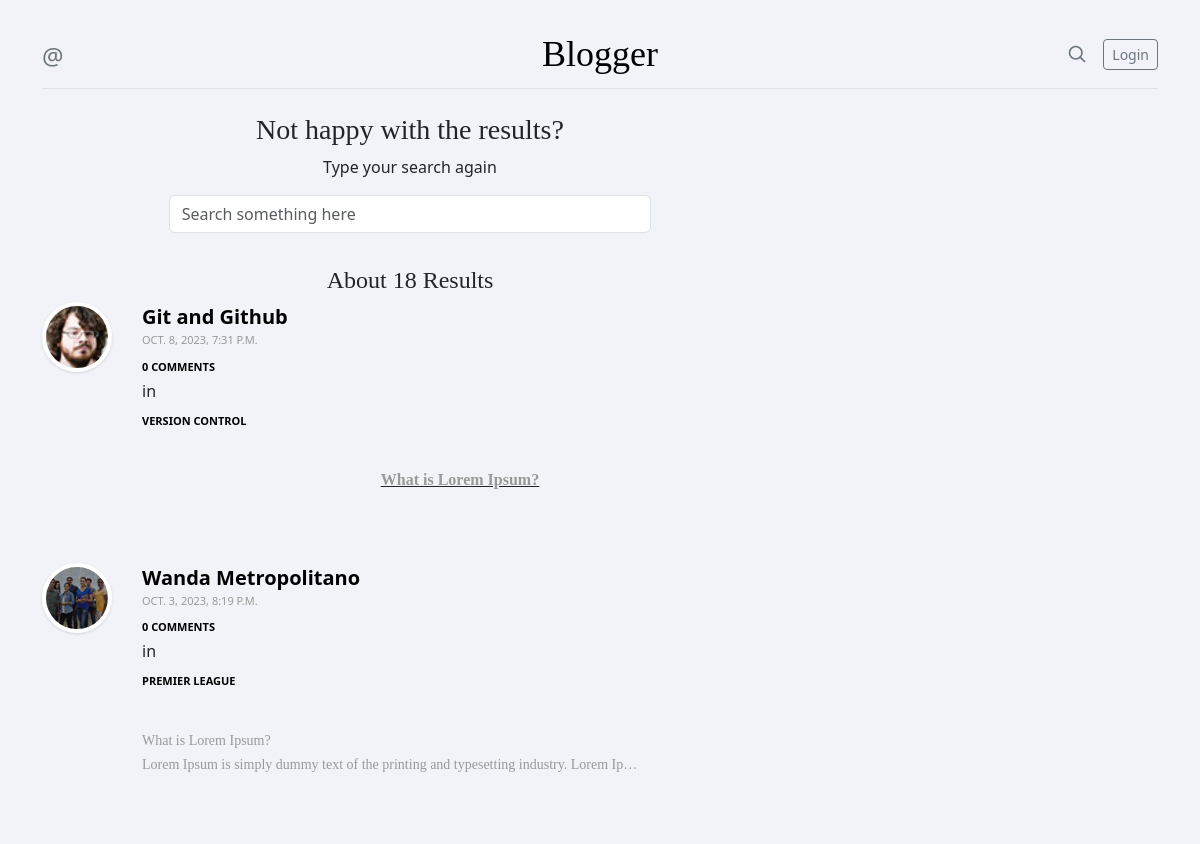
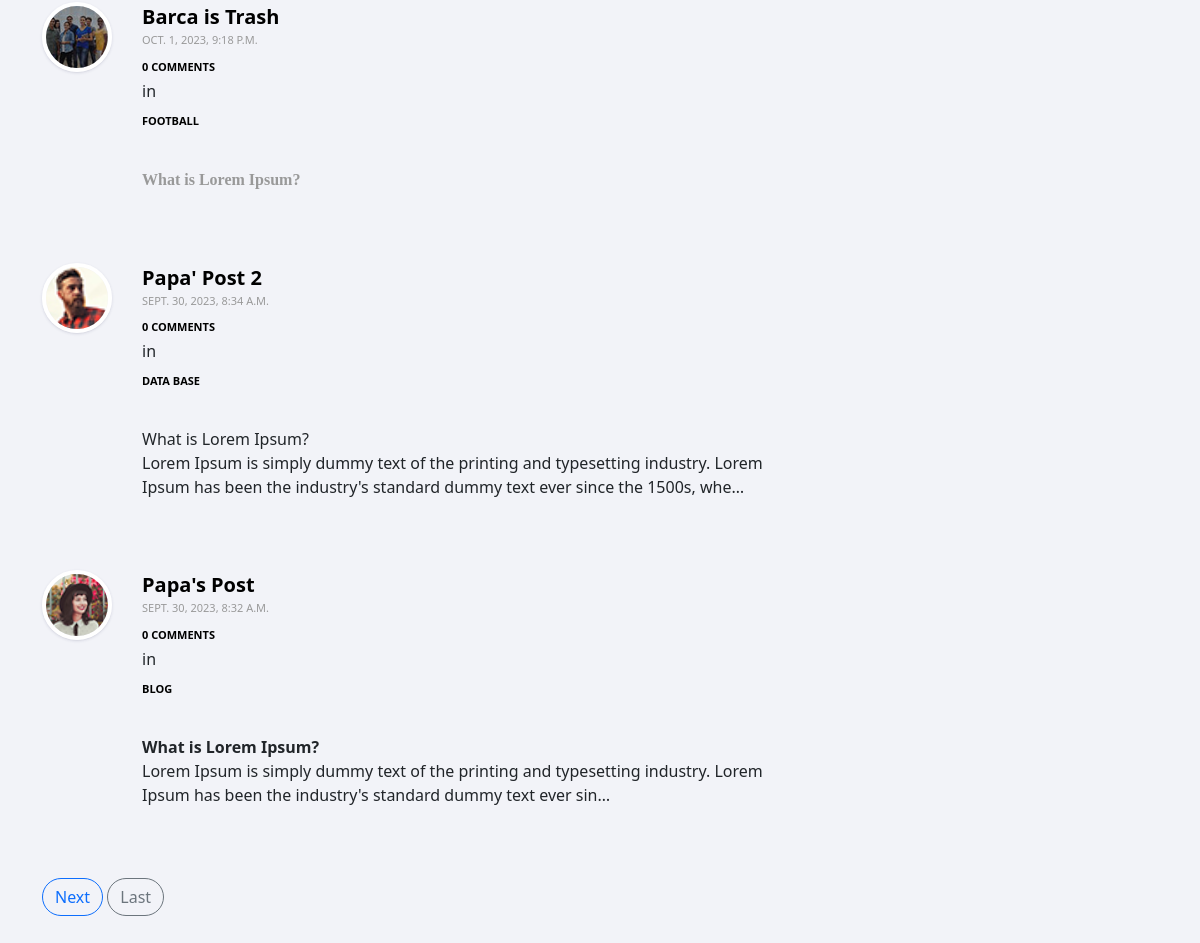
The app's page /search/ with its own data (2 pictures, top to bottom).
### blog/models.py (models this page shows, shortened)
class Post(models.Model):
    id = models.UUIDField(primary_key=True, default=uuid.uuid4)
    author = models.ForeignKey(User, on_delete=models.CASCADE)
    title = models.CharField(max_length=100)
    category = models.ForeignKey(Category, on_delete=models.CASCADE)
    image = models.ImageField(upload_to='posts')
    files = models.FileField(upload_to='files', blank=True)
    content = RichTextField(config_name='awesome_ckeditor')
    created = models.DateTimeField(auto_now_add=True)
    updated = models.DateTimeField(auto_now=True)
    class Meta:
        ordering = ['-created', '-updated']

class Category(models.Model):
    name = models.CharField(max_length=100)
    def __str__(self):
        return self.name

### user/models.py (models this page shows, shortened)
class Profile(models.Model):
    user = models.OneToOneField(User, on_delete=models.CASCADE)
    name = models.CharField(max_length=100, blank=True)
    id = models.UUIDField(primary_key=True, default=uuid.uuid4)
    avatar = models.ImageField(upload_to='avatar', default='forum-author1.png')
    bio = models.TextField(blank=True)
    followers = models.ManyToManyField(User, blank=True,  related_name='followers')
    following = models.ManyToManyField(User, related_name='following', blank=True)
    location = models.CharField(max_length=100, blank=True)
    profession = models.CharField(max_length=100, blank=True)

### blog/views.py (the view)
# urls.py: path('search/', views.searchPage, name='search'),
def searchPage(request):
    q = request.GET.get('q') if request.GET.get('q') != None else ''
    user = Profile.objects.filter(
        Q(user__username__icontains=q)|
        Q(name__icontains=q)|
        Q(location__icontains=q)|
        Q(profession__icontains=q)
    )
    posts = Post.objects.filter(
        Q(category__name__icontains=q)|
        Q(title__icontains=q)|
        Q(content__icontains=q)
    )
    post_count = posts.count()
    posts_per_page = 5
    pagintor = Paginator(posts, posts_per_page)
    page_number = request.GET.get('page')
    page = pagintor.get_page(page_number)
    cxt = {'posts': posts, 'page': page,'user':user,'post_count':post_count}
    return render(request, 'blog/search.html', cxt)

### blog/templates/blog/search.html (shortened to what this page needs)
{% extends 'main.html' %}
{% load static %}
{% load custom_filters %}
{% block content %}
<link href="{% static 'css/search.css' %}" rel="stylesheet">
<link href="{% static 'css/blog.css' %}" rel="stylesheet">
<link href="https://maxcdn.bootstrapcdn.com/font-awesome/4.3.0/css/font-awesome.min.css" rel="stylesheet">
<div class="container">
    <header class="border-bottom lh-1 py-3">
      <div class="row flex-nowrap justify-content-between align-items-center">
        <div class="col-4 pt-1">
          <a class="link-secondary" style="font-size: 1.5rem;" href="{% url 'profile' request.user %}">@{{request.user.username}}</a>
        </div>
        <div class="col-4 text-center">
          <a class="blog-header-logo text-body-emphasis text-decoration-none" href="/">Blogger</a>
        </div>
        <div class="col-4 d-flex justify-content-end align-items-center">
          <a class="link-secondary" href="{% url 'search' %}" aria-label="Search">
            <svg xmlns="http://www.w3.org/2000/svg" width="20" height="20" fill="none" stroke="currentColor" stroke-linecap="round" stroke-linejoin="round" stroke-width="2" class="mx-3" role="img" viewBox="0 0 24 24"><title>Search</title><circle cx="10.5" cy="10.5" r="7.5"/><path d="M21 21l-5.2-5.2"/></svg>
          </a>
          {% if request.user.is_authenticated %}
          <a class="btn btn-sm btn-outline-secondary" href="{% url 'logout' %}">Logout</a>
          {% else %}
          <a class="btn btn-sm btn-outline-secondary" href="{% url 'login' %}">Login</a>
          {% endif %}
        </div>
      </div>
    </header>
    <br>
</div>
<div class="container">
    <div class="row">
        <div class="col-md-8 left-side-sidebar">
            <div class="row text-center">
                <div class="col-md-8 offset-md-2">
                    <h3>Not happy with the results?</h3>
                    <p class="body-text-3x">Type your search again</p>
                    <div class="small-search-wrap">
                        <div class="search-form">
                            <form action="" method="get">
                                <div class="form-group">
                                    <input type="text" name="q" placeholder="Search something here" maxlength="100" class="form-control" name="name" id="name">
                                </div>
                            </form>
                        </div>
                    </div>
                </div>
                <div class="col-md-12">
                    <div class="v-heading-v2">
                        <h4 class="v-search-result-count">{% if post_count == 0 %} There are NO Results for this search {% elif post_count == 1 %} About {{post_count}} Result {% else %} About {{post_count}} Results {% endif %}</h4>
                    </div>
                </div>
            </div>
            <div class="clearfix mt-40">
                {% for post in page %}
                <ul class="xsearch-items">
                    <li class="search-item">
                        <div class="search-item-img">
                            <a href="#">
                                <img class="rounded-circle" src="{{post.author.profile.avatar.url}}" width="70" height="70">
                            </a>
                        </div>
                        <div class="search-item-content">
                            <p class="lead mb-0"><a href="{% url 'post' post.id %}" class="text-body-emphasis fw-bold">{{post.title}}</a></p>
                            <div class="search-item-meta mb-15">
                                <ul class="list-inline">
                                    <li class="time">{{post.created}}</li>
                                    <li class="lead mb-0"><a href="{% url 'post' post.id %}" class="text-body-emphasis fw-bold"> 0 Comments</a></li>
                                    <li class="pr-0">in</li>
                                    <li class="lead mb-0"><a href="{% url 'category' post.category.id %}" class="text-body-emphasis fw-bold">{{post.category}}</a></li>
                                </ul>
                            </div>
                            <div>
                                {{post.content|safe|truncatechars:200}}
                            </div>
                        </div>
                    </li>
                </ul>
                {% endfor %}
            </div>
        </div>
      <nav class="blog-pagination" aria-label="Pagination">
        {% if page.has_next %}
        <a class="btn btn-outline-primary rounded-pill" href="?page={{page.next_page_number}}" aria-disabled="true">Next</a>
        <a class="btn btn-outline-secondary rounded-pill " href="?page={{page.paginator.num_pages}}" aria-disabled="true">Last</a>
        {% endif %}
      </nav>
    </div>
</div>
{% endblock content %}

### static/css/search.css (style rules this page uses)
body { margin-top:20px; }
.xsearch-items { padding-left: 0px; }
.search-item-img { float: left; position: relative; }
.search-item-img img, .search-item-img .img-holder { height: 70px; width: 70px; display: block; -moz-border-radius: 50%; -webkit-border-radius: 50%; border-radius: 50%; box-shadow: 0 1px 3px rgba(50,50,93,.15), 0 1px 0 rgba(0,0,0,.02); border: 4px solid white; }
.search-item-content { margin-left: 100px; padding-bottom: 35px; margin-bottom: 20px; }
.search-item-content .search-item-meta { display: block; margin-bottom: 10px; }
.search-item-meta-down a, .search-item-meta a { font-size: 11px; text-transform: uppercase; }
.search-item-content .time { color: #999; font-size: 11px; text-transform: uppercase; }
.search-item-content time, .search-item-content span { color: #999999; }
ul { list-style-type: none; }

### static/css/blog.css (style rules this page uses)
.blog-header-logo { font-family: "Playfair Display", Georgia, "Times New Roman", serif; font-size: 2.25rem; }
h1, h2, h3, h4, h5, h6 { font-family: "Playfair Display", Georgia, "Times New Roman", serif; }
.blog-pagination { margin-bottom: 4rem; }
body { background:#f2f3f8; margin-top:20px; }
a { color: #343a40; text-decoration: none; }
.xsearch-items { padding-left: 0px; }
.search-item-img { float: left; position: relative; }
.search-item-img img, .search-item-img .img-holder { height: 70px; width: 70px; display: block; -moz-border-radius: 50%; -webkit-border-radius: 50%; border-radius: 50%; box-shadow: 0 1px 3px rgba(50,50,93,.15), 0 1px 0 rgba(0,0,0,.02); border: 4px solid white; }
.search-item-content { margin-left: 100px; padding-bottom: 35px; margin-bottom: 20px; }
.search-item-content .search-item-meta { display: block; margin-bottom: 10px; }
.search-item-meta-down a, .search-item-meta a { font-size: 11px; text-transform: uppercase; }
.search-item-content .time { color: #999; font-size: 11px; text-transform: uppercase; }
.search-item-content time, .search-item-content span { color: #999999; }
ul { list-style-type: none; }

### records on screen
Post: author.profile.avatar (picture), title "Git and Github", created "OCT. 8, 2023, 7:31 P.M.", category "VERSION CONTROL", content "What is Lorem Ipsum?"
Post: author.profile.avatar (picture), title "Wanda Metropolitano", created "OCT. 3, 2023, 8:19 P.M.", category "PREMIER LEAGUE", content "What is Lorem Ipsum? Lorem Ipsum is simply dummy text of the printing and typesetting industry. Lorem Ip…"
Post: author.profile.avatar (picture), title "Barca is Trash", created "OCT. 1, 2023, 9:18 P.M.", category "FOOTBALL", content "What is Lorem Ipsum?"
Post: author.profile.avatar (picture), title "Papa' Post 2", created "SEPT. 30, 2023, 8:34 A.M.", category "DATA BASE", content "What is Lorem Ipsum? Lorem Ipsum is simply dummy text of the printing and typesetting industry. Lorem Ipsum has been the industry's standard dummy text ever since the 1500s, whe…"
Post: author.profile.avatar (picture), title "Papa's Post", created "SEPT. 30, 2023, 8:32 A.M.", category "BLOG", content "What is Lorem Ipsum? Lorem Ipsum is simply dummy text of the printing and typesetting industry. Lorem Ipsum has been the industry's standard dummy text ever sin…"

### other values on screen
{{ post_count }} "18"
